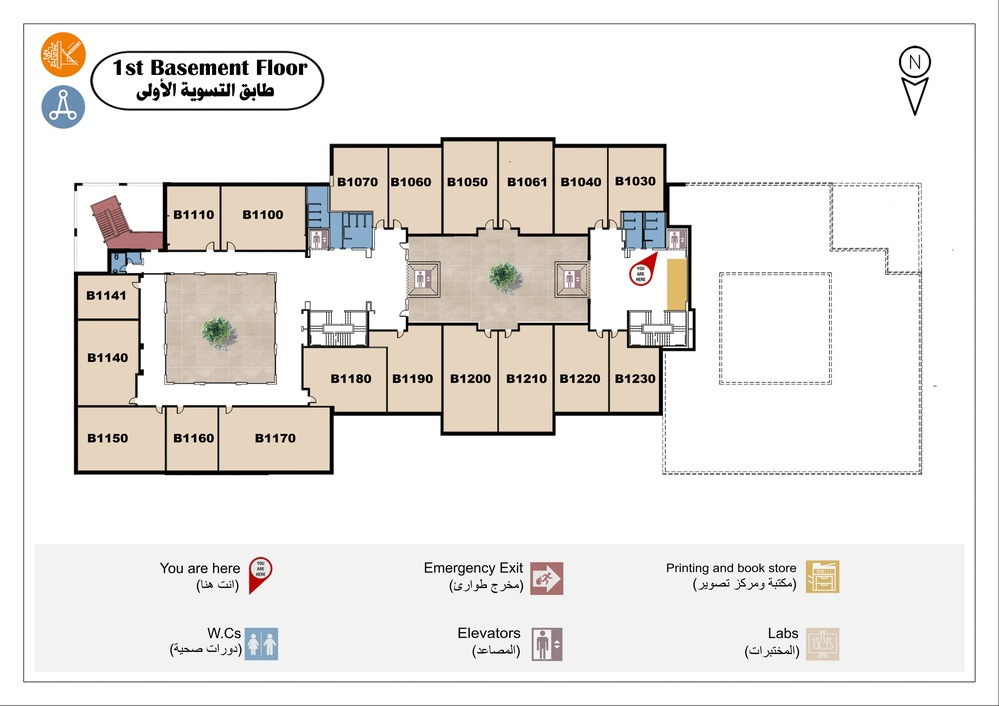
#> input picture Application/assets/maps/EngB1.jpg, 999 x 706 px, shrunk from 7022 x 4967 before the run, found by its file name
$ python detect_rooms_and_upload.py
#> lines starting #> are read from the running program, lines starting #| are printed output that depends on the picture; after the words box and inside, x2 and y2 are one past the last pixel; in counts of white or black regions, pixels touching at a corner belong together
#> in main, img is the input picture: shape (706, 999, 3); mean B, G, R 228.8, 232.1, 235.1
import re
import json
import cv2
import pytesseract
import requests
import pytesseract
pytesseract.pytesseract.tesseract_cmd = r"C:\Program Files\Tesseract-OCR\tesseract.exe"

IMAGE_PATH = "../client/public/maps/EngB1.jpg"
FLOOR_ID = 1
API_BASE = "http://localhost:3000/api"
TOKEN = None

ROOM_RE = re.compile(r"^(B\d{3,4}|F\d{1,2}\d{2,4}|\d{5,6})$")

SCALE_X = 1.0
SCALE_Y = 1.0

def preprocess(img):
    gray = cv2.cvtColor(img, cv2.COLOR_BGR2GRAY)
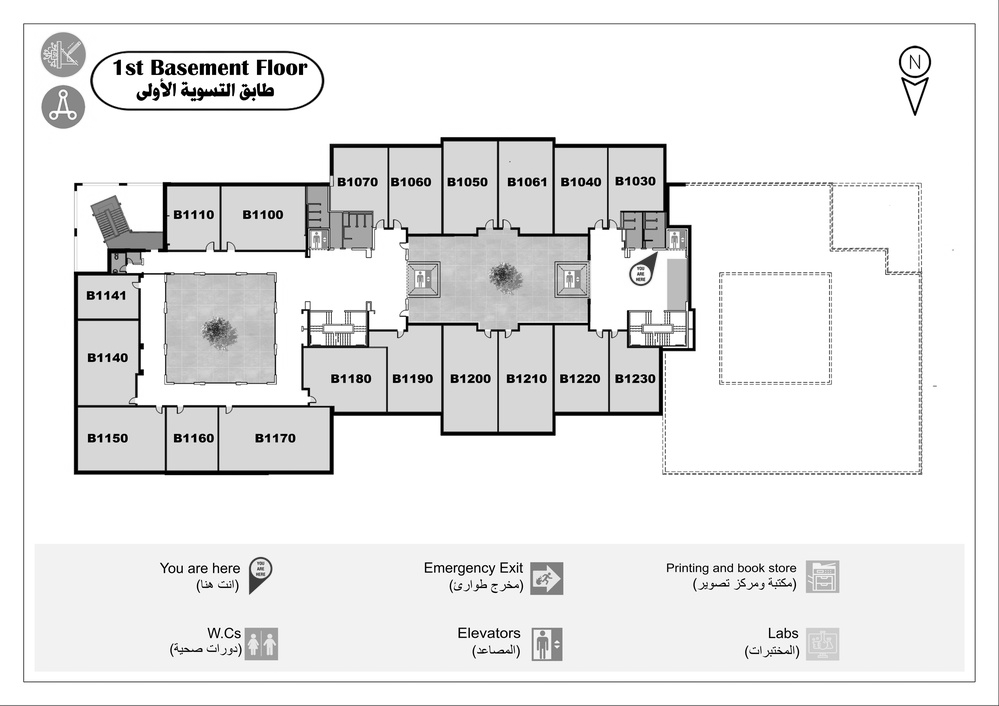
#> gray: shape (706, 999); min 0, max 255, mean 232.6
    gray = cv2.GaussianBlur(gray, (3, 3), 0)
    th = cv2.threshold(gray, 0, 255, cv2.THRESH_BINARY + cv2.THRESH_OTSU)[1]
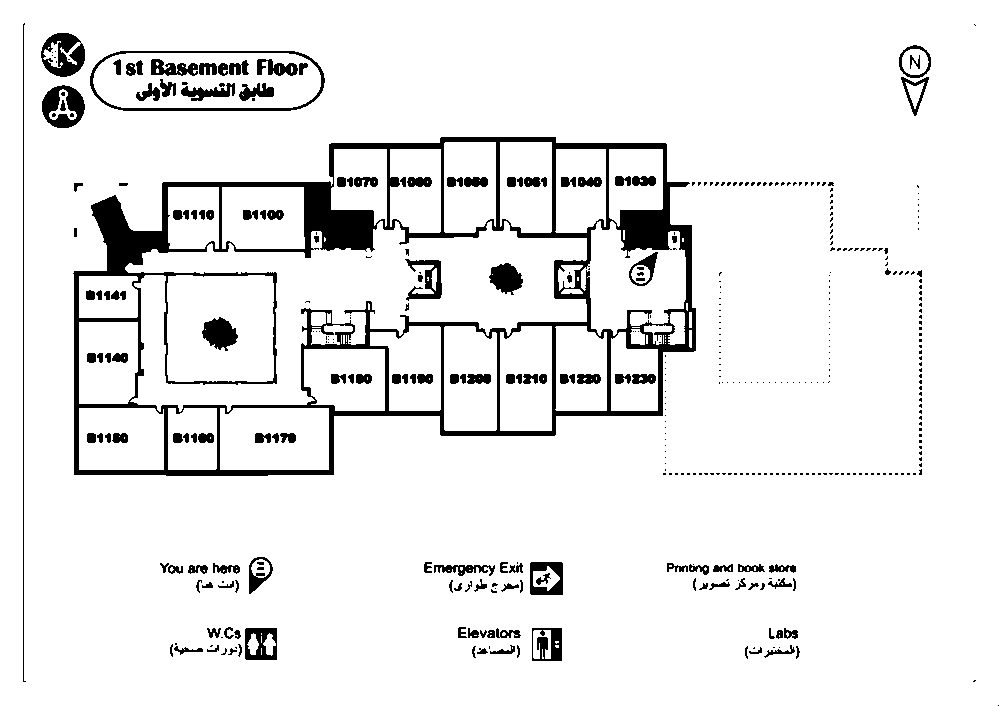
#> th: shape (706, 999); 92.3% white; 435 black regions (275 under 20 px), largest, box (x1, y1, x2, y2) and area: (73, 137, 696, 476) 30285, (90, 51, 325, 111) 1389, (41, 33, 85, 77) 1156
    return th

def detect_pins(img):
    th = preprocess(img)

    data = pytesseract.image_to_data(th, output_type=pytesseract.Output.DICT)

    pins = []
    seen = set()

    for i in range(len(data["text"])):
        txt = (data["text"][i] or "").strip().upper()
        if not txt:
            continue

        txt = txt.replace(" ", "").replace("-", "")

        if not ROOM_RE.match(txt):
            continue

        x = data["left"][i]
        y = data["top"][i]
        w = data["width"][i]
        h = data["height"][i]

        cx = (x + w / 2.0) * SCALE_X
        cy = (y + h / 2.0) * SCALE_Y

        key = (txt, int(cx), int(cy))
        if key in seen:
            continue
        seen.add(key)

        pins.append({"roomCode": txt, "x": cx, "y": cy})

    return pins

def upload(pins):
    url = f"{API_BASE}/maps/floors/{FLOOR_ID}/rooms/bulk"
    headers = {"Content-Type": "application/json"}
    if TOKEN:
        headers["Authorization"] = f"Bearer {TOKEN}"

    payload = {"rooms": pins}
    r = requests.post(url, headers=headers, data=json.dumps(payload), timeout=60)
    print("STATUS:", r.status_code)
    print("RESPONSE:", r.text)

def main():
    img = cv2.imread(IMAGE_PATH)
    if img is None:
        raise RuntimeError(f"Cannot read image: {IMAGE_PATH}")

    pins = detect_pins(img)
    print(f"Detected {len(pins)} room labels")
    for p in pins[:10]:
        print(p)

    if not pins:
        print("No pins detected. Try higher resolution image or adjust ROOM_RE.")
        return

    h, w = img.shape[:2]
    print("image w,h:", w, h)

    upload(pins)

if __name__ == "__main__":
    main()
#> (the call stopped at in detect_pins, `data = pytesseract.image_to_data(th, output_type=pytesseract.Output.DI..`: pytesseract is not available in this run)

$ run again, with Application/assets/maps/EngB2.jpg copied over Application/assets/maps/EngB1.jpg
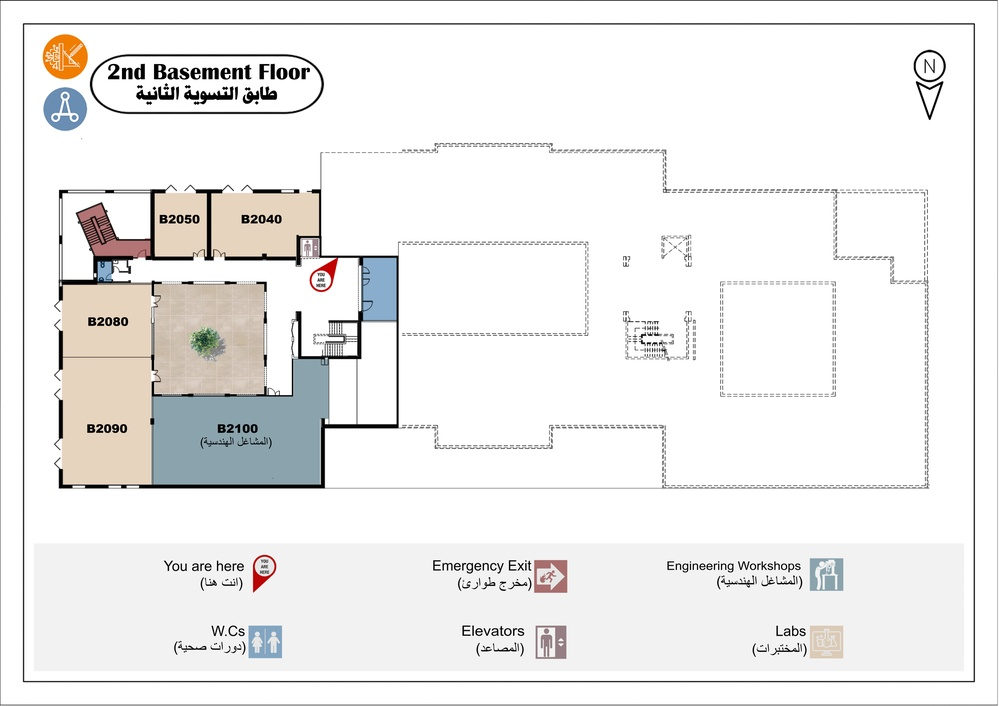
#> input picture Application/assets/maps/EngB2.jpg, 999 x 706 px, shrunk from 7022 x 4967 before the run, found by its file name
#> in main, img is the input picture: shape (706, 999, 3); mean B, G, R 236.7, 237.6, 238.2
#> in preprocess, `gray = cv2.cvtColor(img, cv2.COLOR_BGR2GRAY)`:
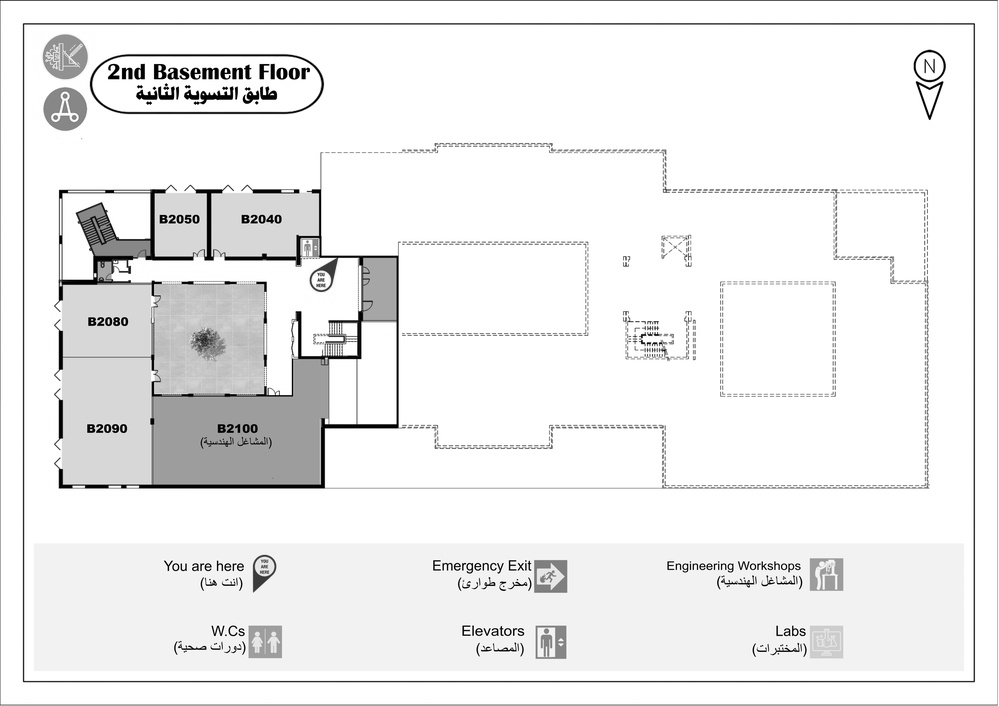
#> gray: shape (706, 999); min 0, max 255, mean 237.7
#> in preprocess, `th = cv2.threshold(gray, 0, 255, cv2.THRESH_BINARY + cv2.THRESH_OTSU)[1]`:
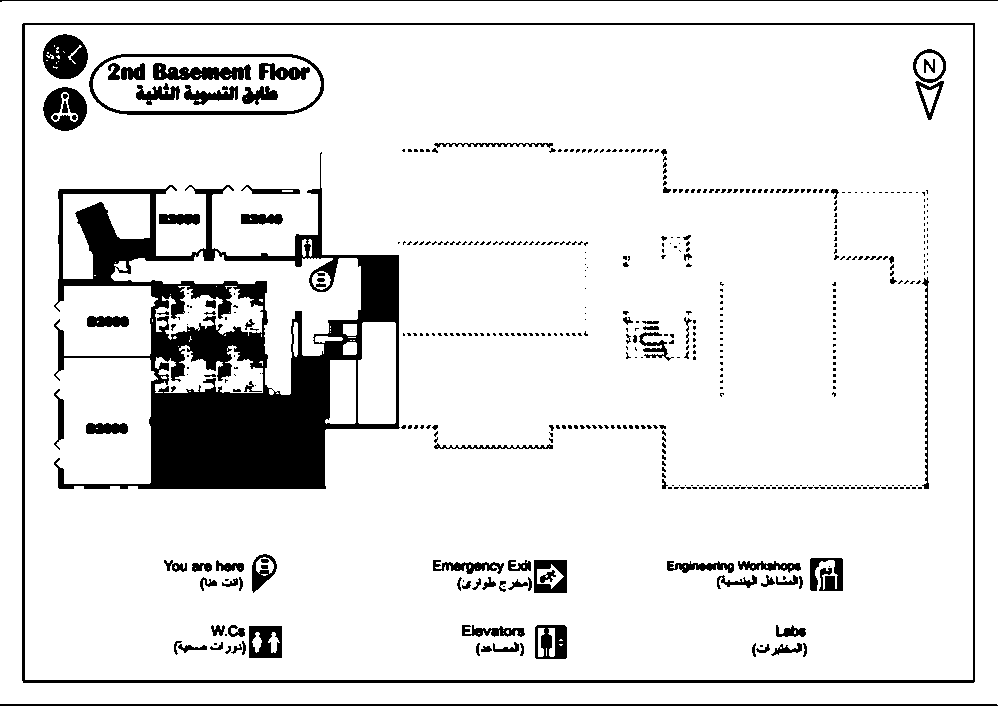
#> th: shape (706, 999); 89.5% white; 522 black regions (417 under 20 px), largest, box (x1, y1, x2, y2) and area: (54, 152, 400, 489) 38326, (22, 23, 975, 683) 8036, (0, 704, 998, 706) 1995

$ run again, with Application/assets/maps/Eng1.jpg copied over Application/assets/maps/EngB1.jpg
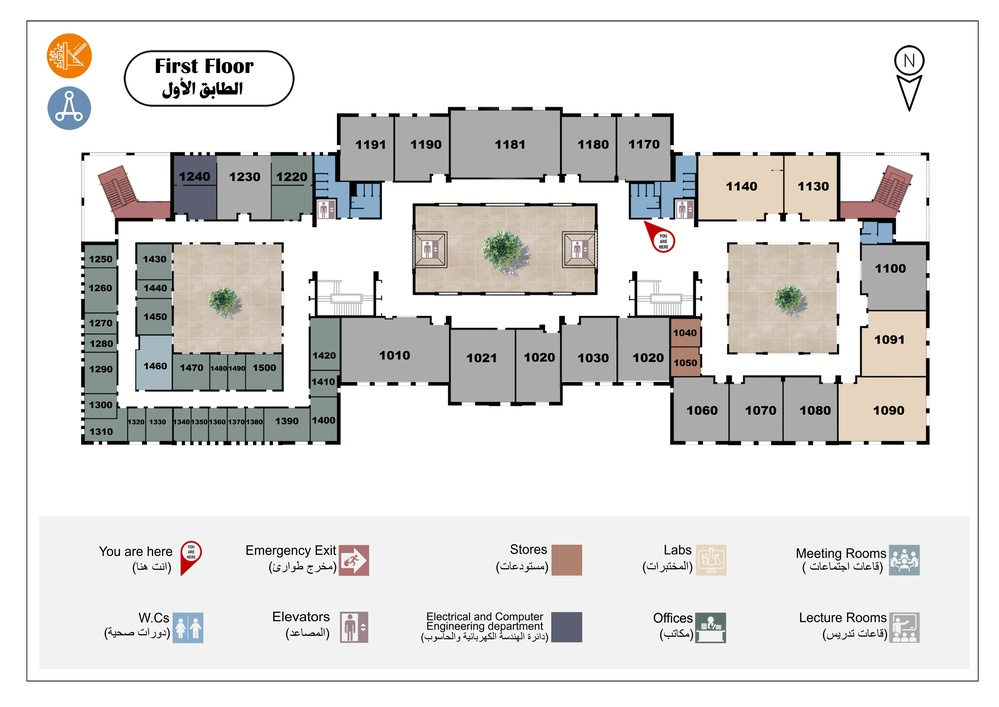
#> input picture Application/assets/maps/Eng1.jpg, 999 x 707 px, shrunk from 7022 x 4968 before the run, found by its file name
#> in main, img is the input picture: shape (707, 999, 3); mean B, G, R 220.7, 222, 223.1
#> in preprocess, `gray = cv2.cvtColor(img, cv2.COLOR_BGR2GRAY)`:
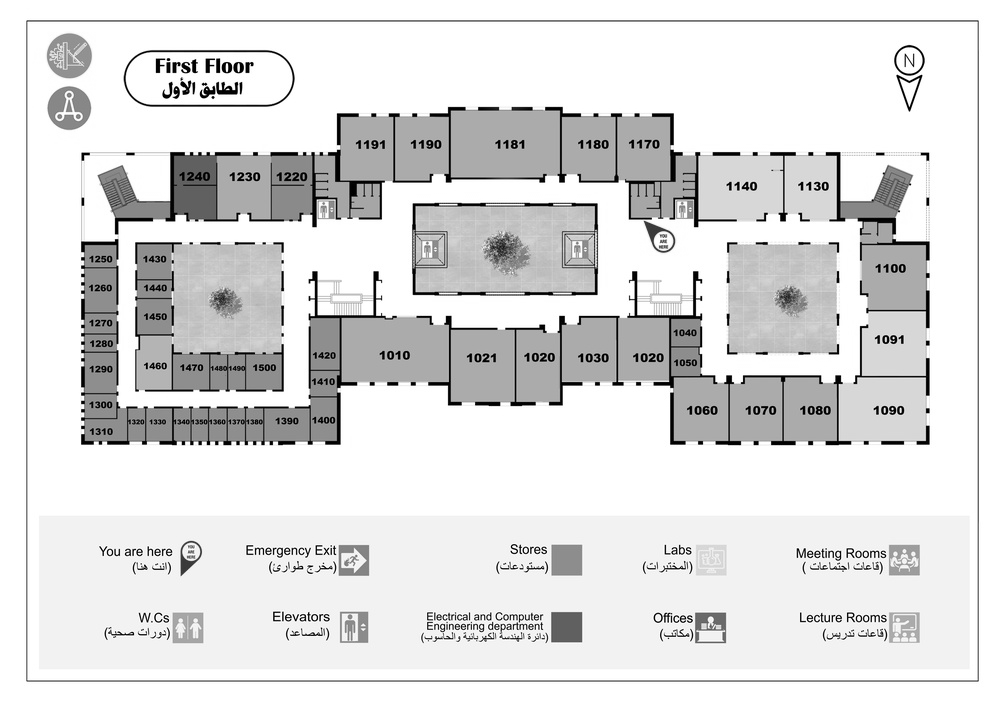
#> gray: shape (707, 999); min 0, max 255, mean 222.2
#> in preprocess, `th = cv2.threshold(gray, 0, 255, cv2.THRESH_BINARY + cv2.THRESH_OTSU)[1]`:
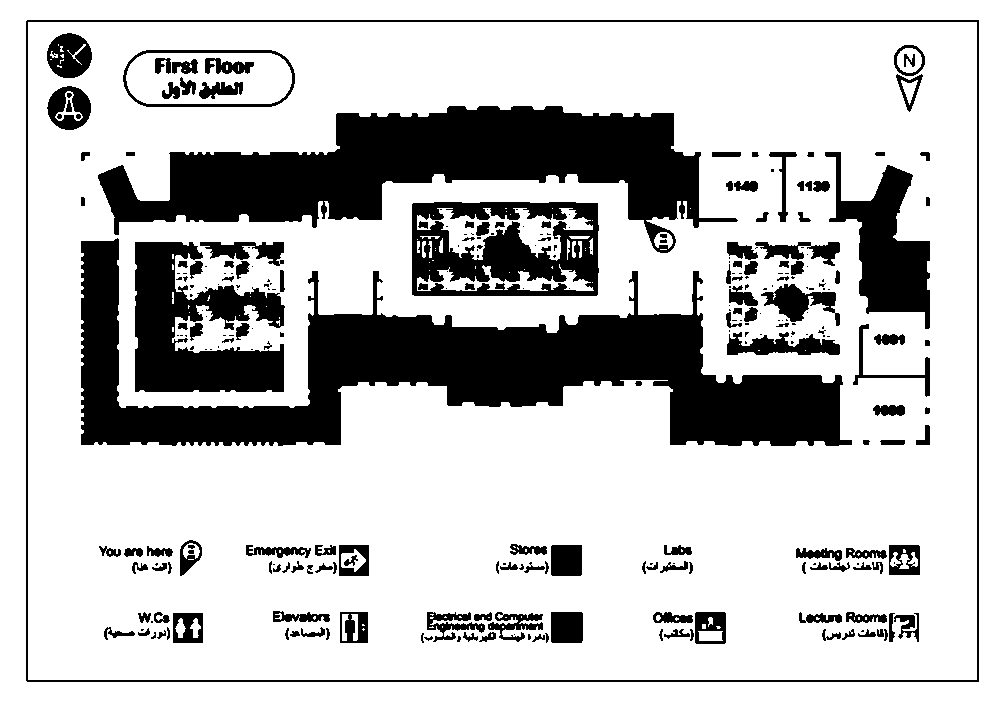
#> th: shape (707, 999); 76% white; 286 black regions (122 under 20 px), largest, box (x1, y1, x2, y2) and area: (81, 238, 852, 446) 56641, (98, 106, 738, 253) 42083, (135, 242, 285, 392) 13599

$ run again, with Application/assets/maps/Eng3.jpg copied over Application/assets/maps/EngB1.jpg
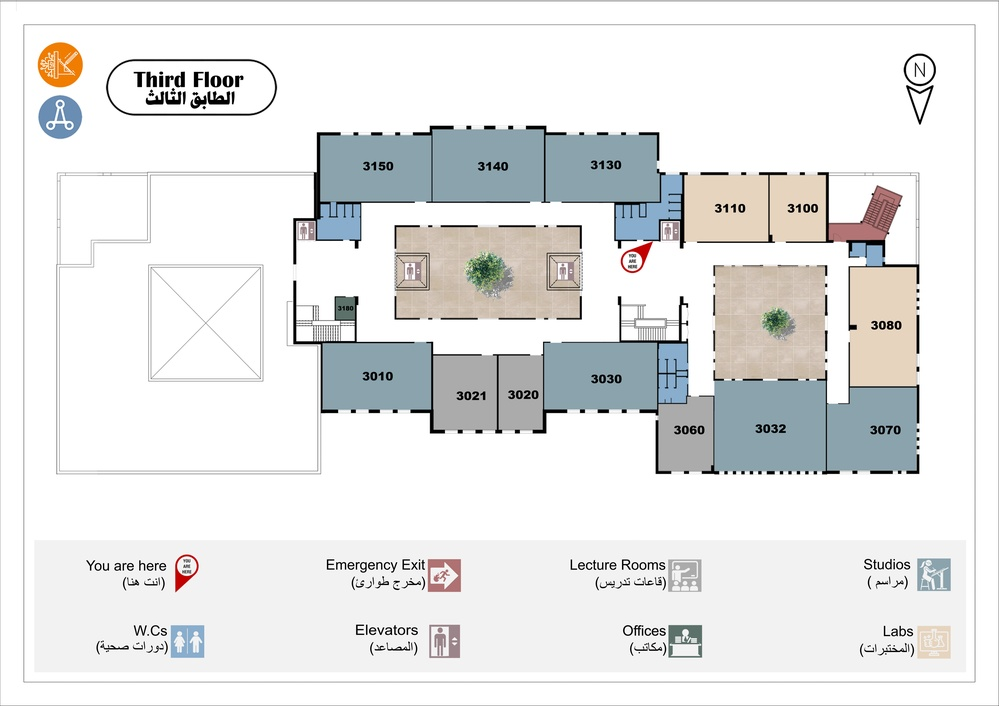
#> input picture Application/assets/maps/Eng3.jpg, 999 x 706 px, shrunk from 7022 x 4967 before the run, found by its file name
#> in main, img is the input picture: shape (706, 999, 3); mean B, G, R 230.4, 230.6, 229.8
#> in preprocess, `gray = cv2.cvtColor(img, cv2.COLOR_BGR2GRAY)`:
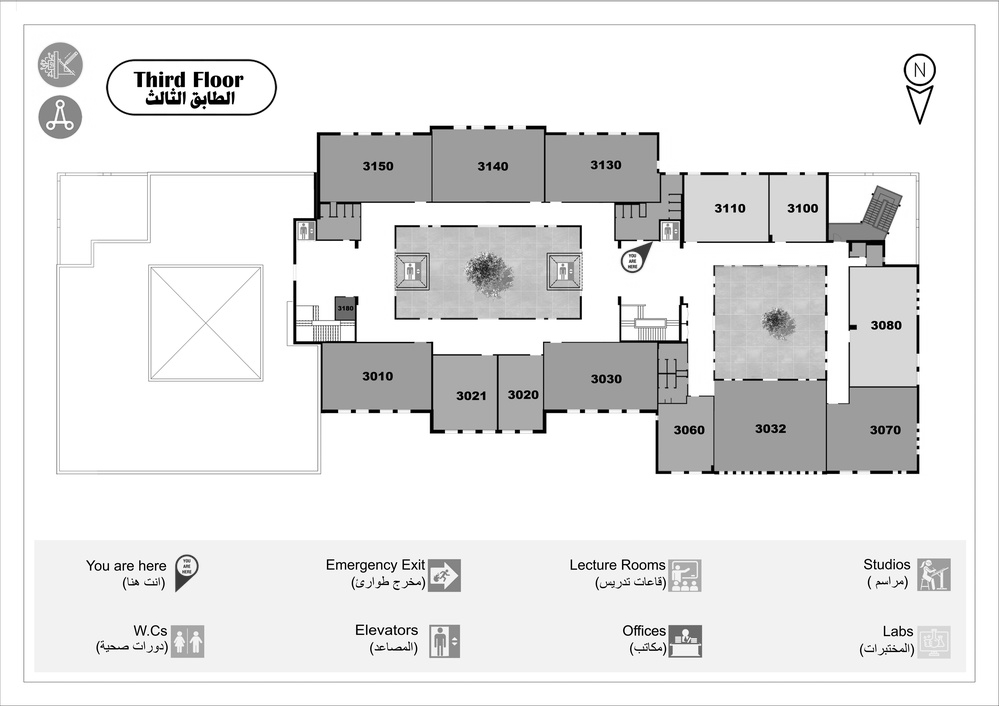
#> gray: shape (706, 999); min 0, max 255, mean 230.4
#> in preprocess, `th = cv2.threshold(gray, 0, 255, cv2.THRESH_BINARY + cv2.THRESH_OTSU)[1]`:
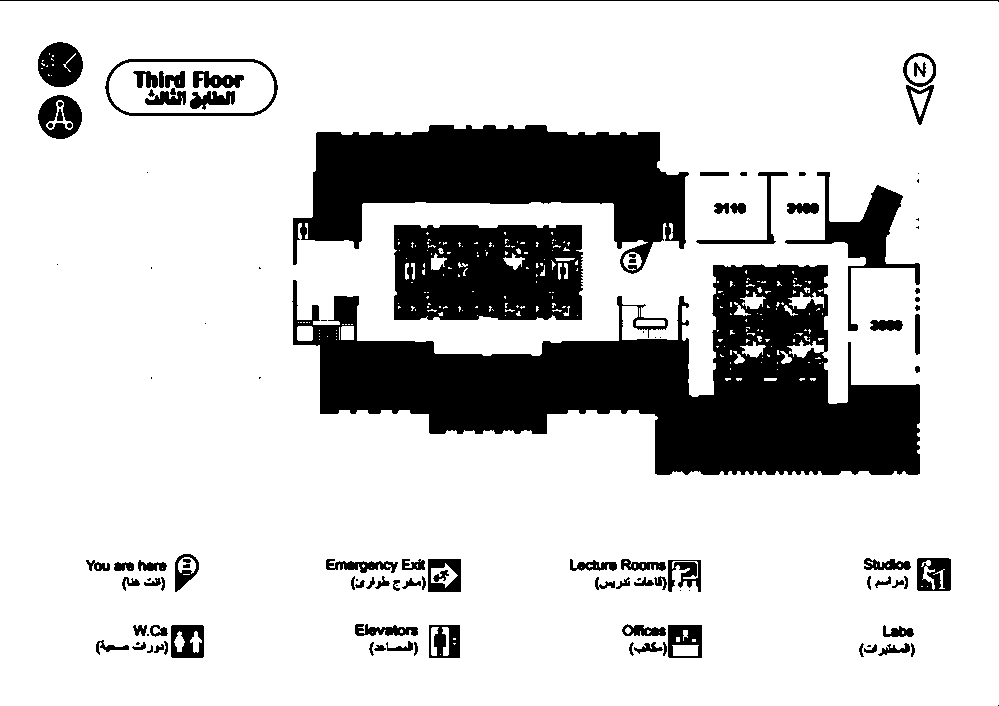
#> th: shape (706, 999); 80.8% white; 121 black regions (26 under 20 px), largest, box (x1, y1, x2, y2) and area: (292, 264, 920, 475) 63157, (293, 125, 689, 274) 31101, (394, 225, 583, 320) 16249
